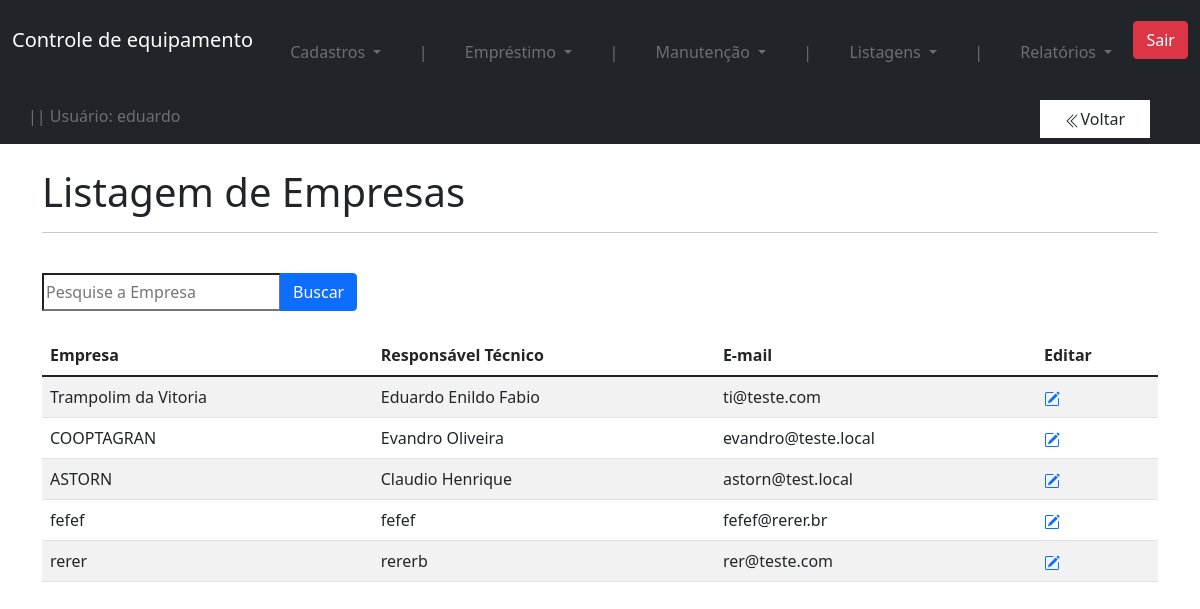
/equipamento/listagem_empresa (signed in), run on the app's committed database.
### users/models.py (models this page shows)
class User(AbstractUser):
    pass

### equipamento/models.py (models this page shows, shortened)
class Empresa(models.Model):
    nome = models.CharField(max_length=60)
    responsavel = models.CharField(max_length=60)
    email = models.EmailField(max_length=60, blank=True, null=True)

### equipamento/views.py (the view)
# urls.py: path('listagem_empresa', views.listagem_empresa, name='listagem_empresa'),
@login_required
def listagem_empresa(request):
    empresas = Empresa.objects.all()
    search_input = request.GET.get('search_area') or ''
    if search_input:
        empresas = Empresa.objects.filter(nome__icontains=search_input)
    return render(request, 'listagem_empresa.html', {'empresas':empresas, 'search_input':search_input})

### equipamento/templates/listagem_empresa.html (shortened to what this page needs)
{% extends 'base.html' %}
{% load filtros  %}
{% load static  %}
{% block conteudo %}
<div class='container'>
    <br>
    <h1 class=''>Listagem de Empresas</h1>
    <hr>
    <br>
    <div class="col-lg-4">
      <form class="input-group" method="get">
        <input type="text" name="search_area" value="{{search_input}}"placeholder="Pesquise a Empresa">
        <input class="btn btn-primary" type="submit" value="Buscar">
      </form>
    </div>
    <br>
    <table class="table table-striped">
        <thead>
          <tr>
            <th scope="col">Empresa</th>
            <th scope="col">Responsável Técnico</th>
            <th scope="col">E-mail</th>
            <th scope="col">Editar</th>
          </tr>
        </thead>
        <tbody>
            {% for i in empresas %}
                <tr>
                    <td>{{i.nome}}</td>
                    <td>{{i.responsavel}}</td>
                    <td>{{i.email}}</td>
                    <td><a href="{% url 'ver_empresa' i.id %}"></a></td>
                </tr>
            {% endfor %}
        </tbody>
      </table>
{% endblock conteudo %}

### templates/base.html (shortened to what this page needs)
{% load static %}
{% load crispy_forms_tags %}
<!doctype html>
<html lang="en">
  <head>
      <link href="{% static 'css/bootstrap.min.css' %}" rel="stylesheet">
      <link href="{% static 'css/style.css' %}" rel="stylesheet">
  </head>
  <body>
      <nav class="navbar navbar-dark bg-dark">
        <div class="container-fluid">
          {% if user.is_authenticated %}
          <a class="navbar-brand" href="{% url 'home' %}">Controle de equipamento</a>
            <li class="nav-item dropdown">
              <a class="nav-link dropdown-toggle" href="#" id="navbarDropdown" role="button" data-bs-toggle="dropdown" aria-expanded="false">
                Cadastros
              </a>
            </li>
            <li class="nav-item">
              <a class="nav-link">|</a>
            </li>
            <li class="nav-item dropdown">
              <a class="nav-link dropdown-toggle" href="#" id="navbarDropdown" role="button" data-bs-toggle="dropdown" aria-expanded="false">
                Empréstimo
              </a>
            </li>
            <li class="nav-item">
              <a class="nav-link">|</a>
            </li>
            <li class="nav-item dropdown">
              <a class="nav-link dropdown-toggle" href="#" id="navbarDropdown" role="button" data-bs-toggle="dropdown" aria-expanded="false">
                Manutenção
              </a>
            </li>
            <li class="nav-item">
              <a class="nav-link">|</a>
            </li>
            <li class="nav-item dropdown">
              <a class="nav-link dropdown-toggle" href="#" id="navbarDropdown" role="button" data-bs-toggle="dropdown" aria-expanded="false">
                Listagens
              </a>
            </li>
            <li class="nav-item">
              <a class="nav-link">|</a>
            </li>
            <li class="nav-item dropdown">
              <a class="nav-link dropdown-toggle" href="#" id="navbarDropdown" role="button" data-bs-toggle="dropdown" aria-expanded="false">
                Relatórios
              </a>
            </li>
              <a href="{% url 'account_logout' %}" class='btn btn-danger'>Sair</a>
            <li class="nav-item">
              <a class="nav-link">|| Usuário: {{user}}</a>
            </li>
            {% else %}
            <a class="navbar-brand" href="/">Controle de equipamento</a>
            <li class="nav-item">
                <a class="nav-link" href="{% url 'account_login' %}">Entrar</a>
            </li>
            <div>
          {% endif %}
      </nav>
      <nav class="navbar2 navbar-white bg-white margin-right">
        <div class="container-fluid margin-right">
          <button class="btn" type="button" onclick="history.go(-1)">
            Voltar
          </button>
        </div>
      </nav>
    {% block conteudo %}{% endblock conteudo %}
  </body>
</html>

### equipamento/static/css/style.css (style rules this page uses)
.nav-link, .nav-link:hover, .body { position: right; color: #ffffff57; }
.navbar2 { position:fixed; top: 100px; right: 50px; }

### data on the page
User: username "eduardo"
Empresa: nome "Trampolim da Vitoria", responsavel "Eduardo Enildo Fabio", email "ti@teste.com"
Empresa: nome "COOPTAGRAN", responsavel "Evandro Oliveira", email "evandro@teste.local"
Empresa: nome "ASTORN", responsavel "Claudio Henrique", email "astorn@test.local"
Empresa: nome "fefef", responsavel "fefef", email "fefef@rerer.br"
Empresa: nome "rerer", responsavel "rererb", email "rer@teste.com"
